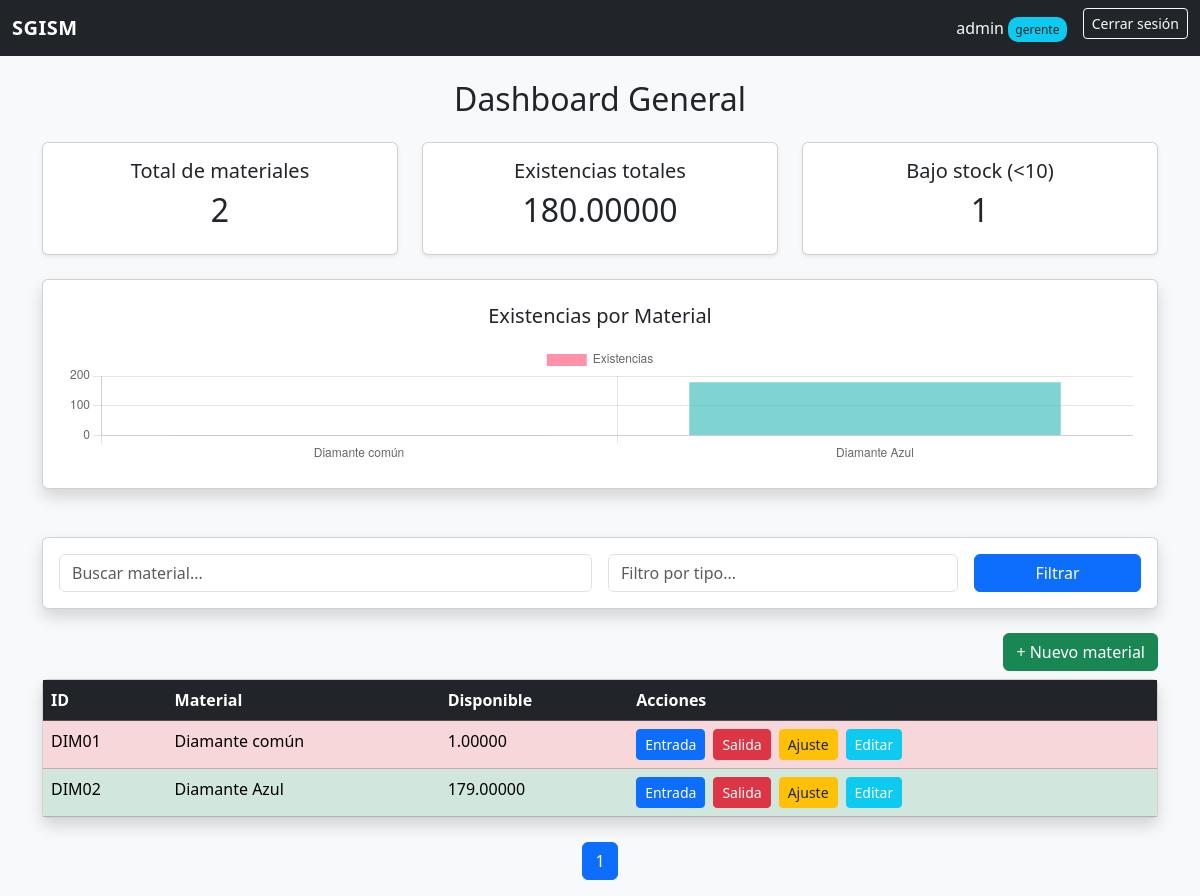
The app's page / (signed in) with its own data.
### users/models.py (models this page shows, shortened)
class UserProfile(models.Model):
    user = models.OneToOneField(User, on_delete=models.CASCADE)
    role = models.CharField(max_length=20, choices=ROLES)

### inventory/models.py (models this page shows)
class Gemstone(models.Model):
    id = models.CharField(max_length=5, primary_key=True)
    type = models.CharField(max_length=100)
    name = models.CharField(max_length=100)
    ammount_available = models.DecimalField(max_digits=20, decimal_places=5, default=0)

### inventory/views.py (the view)
# urls.py: path('', views.dashboard, name='dashboard'),
@login_required
def dashboard(request):
    profile = request.user.userprofile
    role = profile.role
    search_query = request.GET.get("search", "")
    filter_type = request.GET.get("type", "")
    gemstones = Gemstone.objects.all()
    if search_query:
        gemstones = gemstones.filter(name__icontains=search_query)
    if filter_type:
        gemstones = gemstones.filter(type__icontains=filter_type)
    paginator = Paginator(gemstones, 10)  # 10 por página
    page_number = request.GET.get("page")
    page_obj = paginator.get_page(page_number)
    context = {
        "role": role,
        "is_gerente": role == "gerente",
        "is_supervisor": role == "supervisor",
        "is_surtidor": role == "surtidor",
        "is_asistente": role == "asistente",
        "is_contador": role == "contador",
        "page_obj": page_obj,
        "gemstones": gemstones,
        "total_materiales": gemstones.count(),
        "total_existencias": sum(g.ammount_available for g in gemstones),
        "bajo_stock": gemstones.filter(ammount_available__lt=10).count(),
        "search_query": search_query,
        "filter_type": filter_type,
    }
    return render(request, "inventory/dashboard.html", context)

### inventory/templates/inventory/dashboard.html (shortened to what this page needs)
{% extends "base.html" %}
{% load static %}
{% block content %}
<h2 class="mb-4 text-center">Dashboard General</h2>
<div class="row mb-4">
    <div class="col-md-4">
        <div class="card shadow-sm p-3 text-center">
            <h5>Total de materiales</h5>
            <h2>{{ total_materiales }}</h2>
        </div>
    </div>
    <div class="col-md-4">
        <div class="card shadow-sm p-3 text-center">
            <h5>Existencias totales</h5>
            <h2>{{ total_existencias }}</h2>
        </div>
    </div>
    <div class="col-md-4">
        <div class="card shadow-sm p-3 text-center">
            <h5>Bajo stock (&lt;10)</h5>
            <h2>{{ bajo_stock }}</h2>
        </div>
    </div>
</div>
<div class="card shadow p-4 mb-5">
    <h5 class="text-center mb-3">Existencias por Material</h5>
    <canvas id="stockChart" height="120"></canvas>
</div>
<div class="card shadow mb-4 p-3">
    <form method="get" class="row g-3">
        <div class="col-md-6">
            <input type="text" name="search" class="form-control"
                   placeholder="Buscar material..." value="{{ search_query }}">
        </div>
        <div class="col-md-4">
            <input type="text" name="type" class="form-control"
                   placeholder="Filtro por tipo..." value="{{ filter_type }}">
        </div>
        <div class="col-md-2">
            <button class="btn btn-primary w-100">Filtrar</button>
        </div>
    </form>
</div>
<div class="d-flex justify-content-end mb-2">
    {% if is_gerente %}
        <a href="{% url 'create' %}" class="btn btn-success">
            + Nuevo material
        </a>
    {% endif %}
</div>
<div class="card shadow">
    <table class="table table-hover mb-0">
        <thead class="table-dark">
            <tr>
                <th>ID</th>
                <th>Material</th>
                <th>Disponible</th>
                <th>Acciones</th>
            </tr>
        </thead>
        <tbody>
            {% for gemstone in page_obj %}
            <tr
                {% if gemstone.ammount_available < 10 %}
                    class="table-danger"
                {% elif gemstone.ammount_available < 50 %}
                    class="table-warning"
                {% else %}
                    class="table-success"
                {% endif %}
            >
                <td>{{ gemstone.id }}</td>
                <td>{{ gemstone.name }}</td>
                <td>{{ gemstone.ammount_available }}</td>
                <td class="d-flex gap-2">
                    {% if is_surtidor or is_gerente %}
                    <a href="{% url 'entry' gemstone.id %}" class="btn btn-sm btn-primary">Entrada</a>
                    <a href="{% url 'exit' gemstone.id %}" class="btn btn-sm btn-danger">Salida</a>
                    {% endif %}
                    {% if is_asistente or is_gerente %}
                    <a href="{% url 'adjustment' gemstone.id %}" class="btn btn-sm btn-warning text-dark">Ajuste</a>
                    {% endif %}
                    {% if is_gerente %}
                    <a href="{% url 'edit' gemstone.id %}" class="btn btn-sm btn-info text-white">Editar</a>
                    {% endif %}
                </td>
            </tr>
            {% endfor %}
        </tbody>
    </table>
</div>
<nav class="mt-4">
    <ul class="pagination justify-content-center">
        <li class="page-item active">
            <span class="page-link">{{ page_obj.number }}</span>
        </li>
    </ul>
</nav>
<script>
const ctx = document.getElementById('stockChart');
new Chart(ctx, {
    type: 'bar',
    data: {
        labels: [{% for g in gemstones %}'{{ g.name }}',{% endfor %}],
        datasets: [{
            label: 'Existencias',
            data: [{% for g in gemstones %}{{ g.ammount_available }},{% endfor %}],
            backgroundColor: [
                {% for g in gemstones %}
                    {% if g.ammount_available < 10 %}
                        'rgba(255, 99, 132, 0.7)',
                    {% elif g.ammount_available < 50 %}
                        'rgba(255, 206, 86, 0.7)',
                    {% else %}
                        'rgba(75, 192, 192, 0.7)',
                    {% endif %}
                {% endfor %}
            ]
        }]
    }
});
</script>
{% endblock %}

### SGISM/templates/base.html (shortened to what this page needs)
{% load static %}
<!DOCTYPE html>
<html lang="es">
<head>
    <link href="https://cdn.jsdelivr.net/npm/bootstrap@5.3.2/dist/css/bootstrap.min.css" rel="stylesheet">
</head>
<body>
<nav class="navbar navbar-expand-lg navbar-dark bg-dark mb-4">
    <div class="container-fluid">
        <a class="navbar-brand" href="{% url 'dashboard' %}">SGISM</a>
        <div class="collapse navbar-collapse" id="navbarContent">
            <ul class="navbar-nav ms-auto">
                <span class="navbar-text text-light me-3">
                    {{ request.user.username }}
                    <span class="nav-role-badge bg-info text-dark">{{ role }}</span>
                </span>
                <li class="nav-item">
                    <a href="{% url 'logout' %}" class="btn btn-outline-light btn-sm">Cerrar sesión</a>
                </li>
            </ul>
        </div>
    </div>
</nav>
<div class="container">
    {% block content %}
    {% endblock %}
</div>
</body>
</html>

### SGISM/templates/base.html (style rules this page uses)
body { background-color: #f8f9fa; }
.navbar-brand { font-weight: bold; letter-spacing: .5px; }
.nav-role-badge { font-size: 0.75rem; padding: .3em .6em; border-radius: 10px; }

### records on screen
UserProfile: role "gerente"
Gemstone: id "DIM01", name "Diamante común", ammount_available "1.00000"
Gemstone: id "DIM02", name "Diamante Azul", ammount_available "179.00000"

### other values on screen
{{ request.user.username }} "admin"
{{ total_materiales }} "2"
{{ total_existencias }} "180.00000"
{{ bajo_stock }} "1"
{{ page_obj.number }} "1"
chart data {{ g.name }} Diamante común, Diamante Azul
chart data {{ g.ammount_available }} 1.00000, 179.00000
